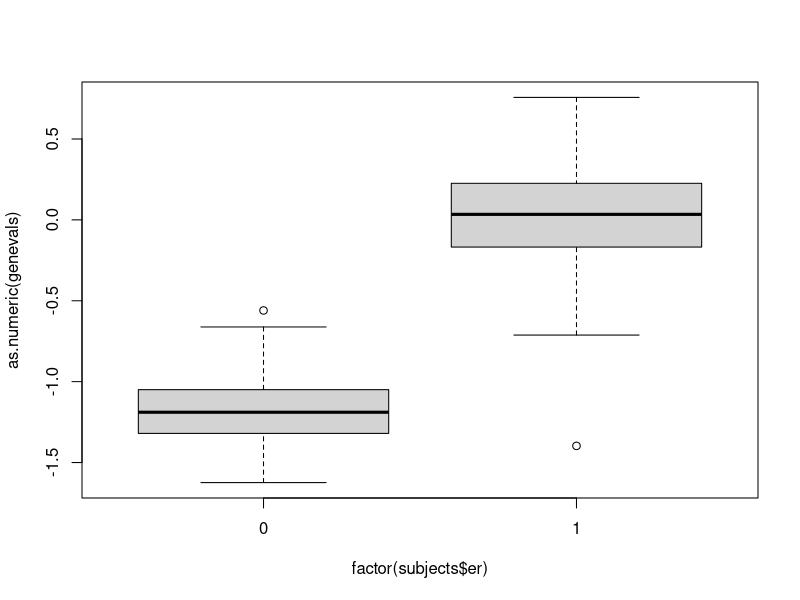

Reproduce this figure in R.
## ---- chunk 1
### Read the expression data, clinical data, and gene descriptions
genes <- read.delim("gene.description.txt")
subjects <- read.delim("cancer.patients.txt")
evals <- read.delim("gene.expression.txt",stringsAsFactors = FALSE)

## Make sure that the expression values are in the same order as the clinical data

evals <- evals[,match(subjects$samplename,colnames(evals))]

## Find out which probe is used to measure ESR1

ind <- match("ESR1", genes[,2])
probe <- genes[ind,1]

## Extract the gene expression measurements for this probe

genevals <- evals[match(probe,rownames(evals)),]

## Produce a boxplot, and do the t-test

boxplot(as.numeric(genevals)~factor(subjects$er))
t.test(as.numeric(genevals)~factor(subjects$er))
